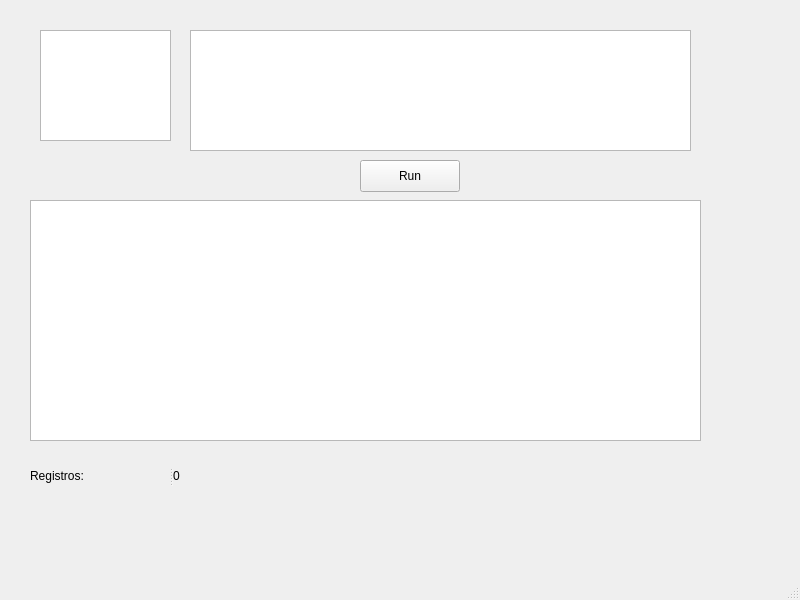
<?xml version="1.0" encoding="UTF-8"?>
<ui version="4.0">
 <class>MainWindow</class>
 <widget class="QMainWindow" name="MainWindow">
  <property name="geometry">
   <rect>
    <x>0</x>
    <y>0</y>
    <width>800</width>
    <height>600</height>
   </rect>
  </property>
  <property name="windowTitle">
   <string>MainWindow</string>
  </property>
  <widget class="QWidget" name="centralwidget">
   <widget class="QPushButton" name="send">
    <property name="geometry">
     <rect>
      <x>360</x>
      <y>160</y>
      <width>100</width>
      <height>32</height>
     </rect>
    </property>
    <property name="text">
     <string>Run</string>
    </property>
   </widget>
   <widget class="QTextEdit" name="query">
    <property name="geometry">
     <rect>
      <x>190</x>
      <y>30</y>
      <width>501</width>
      <height>121</height>
     </rect>
    </property>
   </widget>
   <widget class="QTableWidget" name="tabla">
    <property name="geometry">
     <rect>
      <x>30</x>
      <y>200</y>
      <width>671</width>
      <height>241</height>
     </rect>
    </property>
    <property name="editTriggers">
     <set>QAbstractItemView::NoEditTriggers</set>
    </property>
   </widget>
   <widget class="QPlainTextEdit" name="tablas">
    <property name="geometry">
     <rect>
      <x>40</x>
      <y>30</y>
      <width>131</width>
      <height>111</height>
     </rect>
    </property>
    <property name="readOnly">
     <bool>true</bool>
    </property>
   </widget>
   <widget class="QWidget" name="horizontalLayoutWidget">
    <property name="geometry">
     <rect>
      <x>30</x>
      <y>460</y>
      <width>160</width>
      <height>31</height>
     </rect>
    </property>
    <layout class="QHBoxLayout" name="horizontalLayout">
     <item>
      <widget class="QSplitter" name="splitter">
       <property name="orientation">
        <enum>Qt::Horizontal</enum>
       </property>
       <widget class="QLabel" name="label">
        <property name="text">
         <string>Registros: </string>
        </property>
       </widget>
       <widget class="QLabel" name="records">
        <property name="text">
         <string>0</string>
        </property>
       </widget>
      </widget>
     </item>
    </layout>
   </widget>
  </widget>
  <widget class="QMenuBar" name="menubar">
   <property name="geometry">
    <rect>
     <x>0</x>
     <y>0</y>
     <width>800</width>
     <height>24</height>
    </rect>
   </property>
  </widget>
  <widget class="QStatusBar" name="statusbar"/>
 </widget>
 <resources/>
 <connections/>
</ui>
